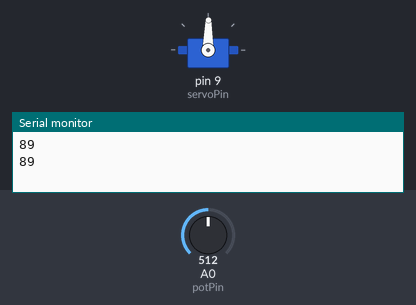
Bench run of a sketch on a simulated Arduino Uno, built with avr-gcc and run on an emulated ATmega328P. Parts: servo, the last lines printed to the serial monitor. The test bench sets the inputs (shaded band); at power-on: A0 (potPin) = 512.

Above: at 2.8 s.
2.9 s: A0 (potPin) set to 716
At 4.4 s:
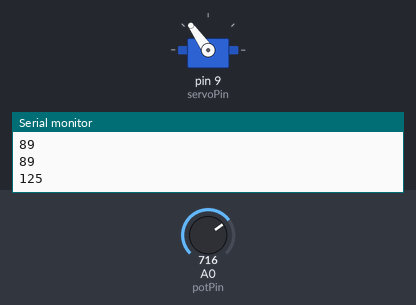
5.6 s: A0 (potPin) set to 900
At 7.1 s:
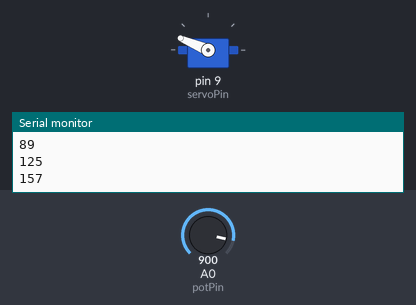
8.3 s: A0 (potPin) set to 1023
At 11.2 s:
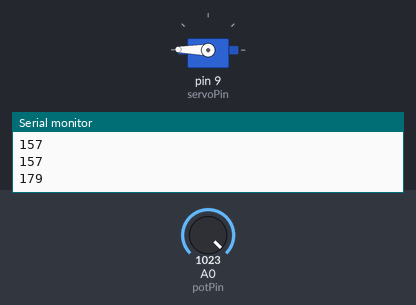
11.5 s: A0 (potPin) set to 306
At 13.0 s:
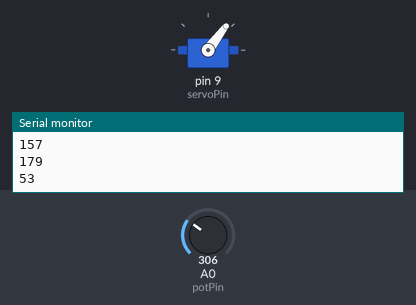
14.2 s: A0 (potPin) set to 122
At 17.2 s:
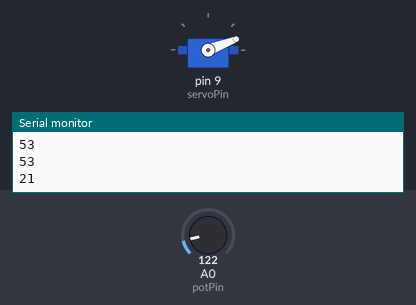
17.5 s: A0 (potPin) set to 511
At 18.8 s:
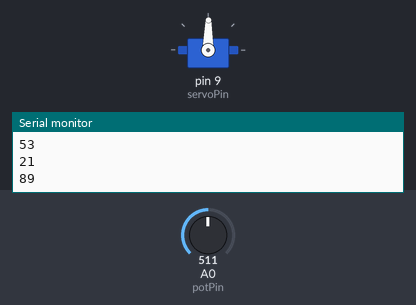
Timing chart, 0 to 20.5 s (numbered marks = the images above; inputs shaded):
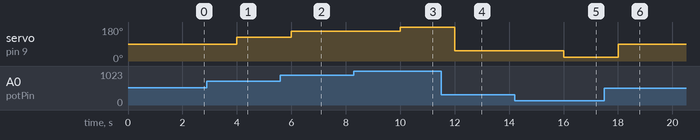

The sketch:

Servo_and_Potentiometer.ino
```cpp
/*

Sage Ridge Robotics
Example 7
Controlling a servo with a potentiometer
and reporting the value over the serial link

Code adapted from Arduino.cc and Michal Rinott <http://people.interaction-ivrea.it/m.rinott>

*/

// Load the servo.h library
// Notice the syntax used in include a library in Arduino (C++)
#include <Servo.h>

// create in instance (object) of the servo class to control a physical servo
Servo myServo0;

// Create integer variables for the potentiometer and servo:
// potPin is set to analog pin A0 on the Arduino board
// potVal is also declared. It will hold values read
// from analog pin A0.
// servoPin  is set to digital pin 9 on the board.
int potPin = 0;
int potVal;
int servoPin = 9;

// Open the serial port and attach the servo object,
// myServo0, to digital pin 9. This is where we
// attached the physical servo' control wire (yellow).
void setup()
{
  Serial.begin(9600);
  myServo0.attach(servoPin);
}


// The main loop reads the value of the potentiometer
// then scales it appropriately for the servo. The servo
// requires a value between 0 and 180 degrees. The code
// then sets the servo position according to the scaled value,
// sends the value out over the serial link,
// and waits for the servo to move to the desired position.
void loop()
{
  potVal = analogRead(potPin);
  potVal = map(potVal, 0, 1023, 0, 179);
  myServo0.write(potVal);
  Serial.println(potVal);
  delay(2000);
}
```

Measured:
- after the input at 2.9 s, servo on pin 9 (servoPin): 89° → 125° after 1.1 s
- after the input at 5.6 s, servo on pin 9 (servoPin): 125° → 157° after 0.40 s
- after the input at 8.3 s, servo on pin 9 (servoPin): 157° → 179° after 1.7 s
- after the input at 11.5 s, servo on pin 9 (servoPin): 179° → 53° after 0.50 s
- after the input at 14.2 s, servo on pin 9 (servoPin): 53° → 21° after 1.8 s
- after the input at 17.5 s, servo on pin 9 (servoPin): 21° → 89° after 0.50 s
